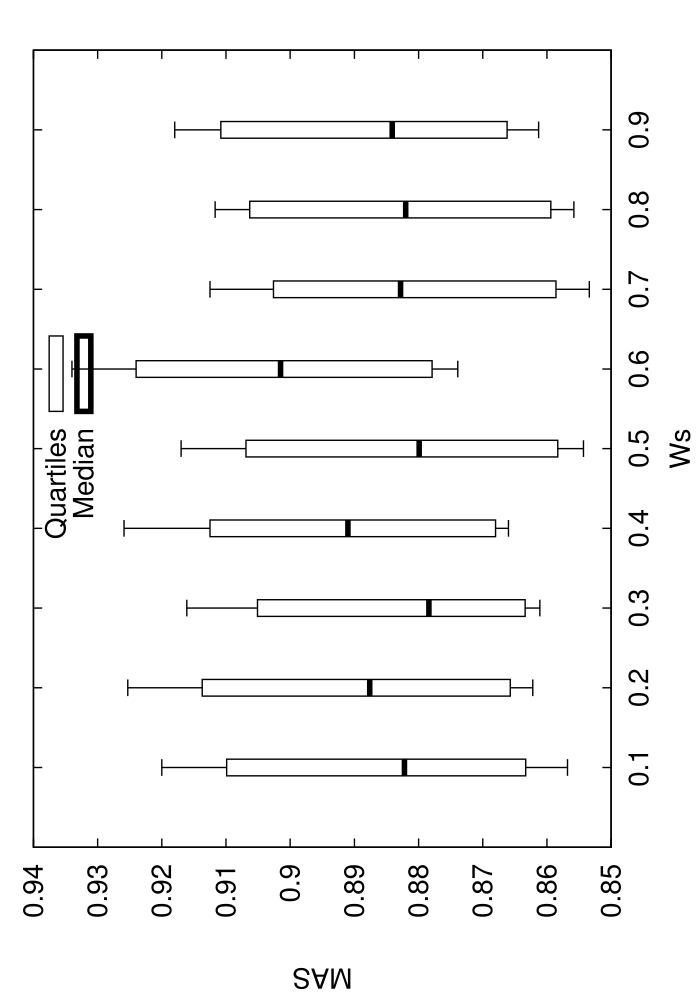

This figure's gnuplot source:
set terminal postscript enhanced 20
set xrange[0:1]
set xlabel 'Ws'
set ylabel 'MAS'
set key ins vert center top spacing 1.0
set output 'stat_COMP_WI02.dat.eps'
set bars 4.0
set style fill empty
plot 'stat_COMP_WI02.dat.elab' using 1:3:2:6:5:xticlabel(1) with candlesticks lt -1 lw 1 title 'Quartiles' whiskerbars,'' using 1:4:4:4:4:xticlabels(1) with candlesticks lt -1 lw 4 title 'Median'
